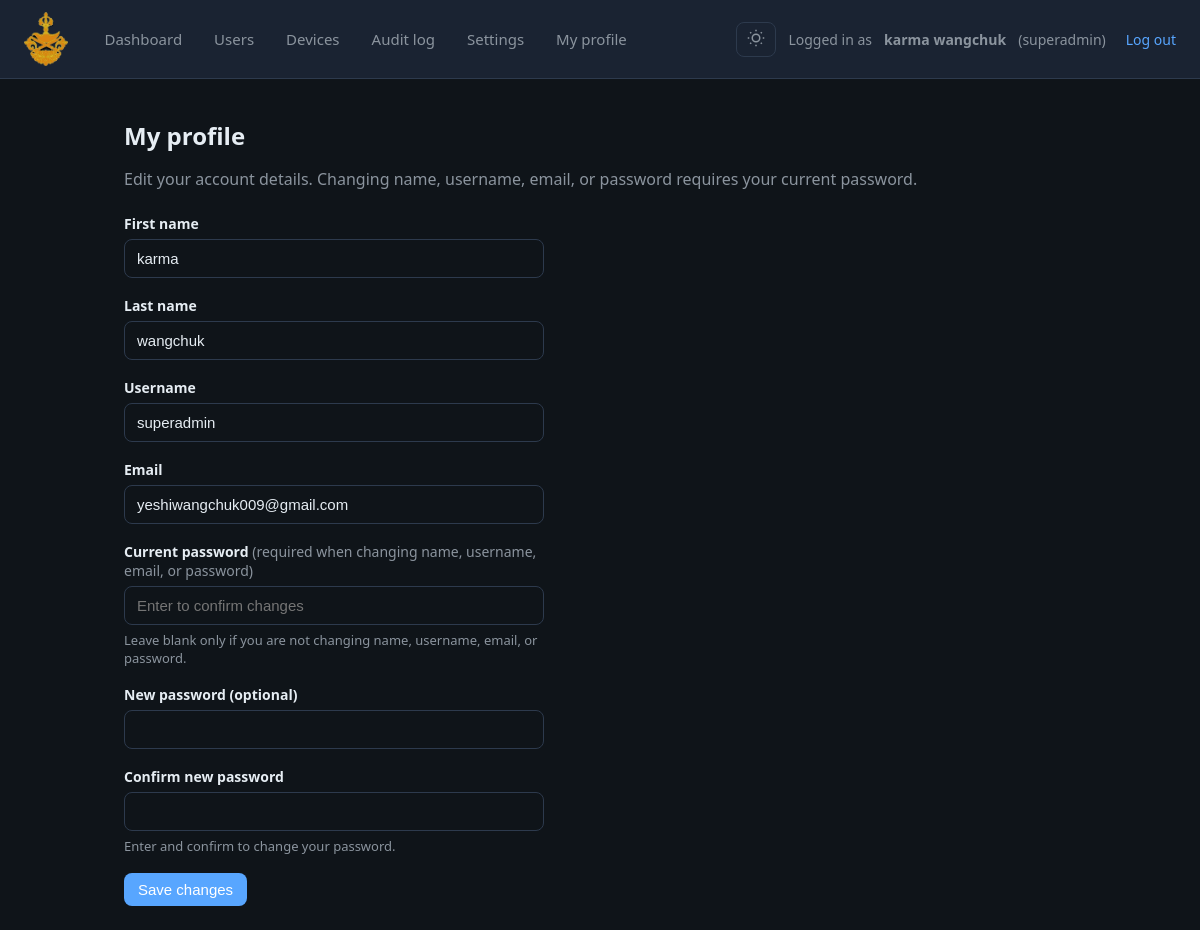
Page /dashboard/superadmin/profile/ (signed in) on the committed database.
### accounts/models.py (models this page shows, shortened)
class User(AbstractUser):
    role = models.CharField(
        max_length=20,
        choices=Role.choices,
        default=Role.USER,
    )
    is_active = models.BooleanField(default=True)
    email = models.EmailField(unique=True)
    force_password_change = models.BooleanField(
        default=False,
        help_text='If set, user must set a new password on next login (after OTP).',
    )
    created_by = models.ForeignKey(
        'self',
        null=True,
        blank=True,
        on_delete=models.SET_NULL,
        related_name='created_users',
        help_text='Admin who created this user (null if created by superadmin).',
    )
    wing = models.CharField(max_length=100, blank=True, help_text='Wing or department.')
    phone = models.CharField(max_length=32, blank=True, help_text='Phone number.')
    date_of_birth = models.DateField(null=True, blank=True, help_text='Date of birth.')
    employee_number = models.CharField(
        max_length=64,
        unique=True,
        null=True,
        blank=True,
        help_text='Employee number; used as username for employee login.',
    )
    is_approved = models.BooleanField(
        default=True,
        help_text='If False, user cannot log in until a superadmin approves (for admin-created users).',
    )
    class Meta:
        db_table = 'accounts_user'
        indexes = [
            models.Index(fields=['role']),
            models.Index(fields=['is_active']),
        ]

### accounts/views.py (the view, shortened to what this page needs)
# urls.py: path('dashboard/superadmin/profile/', views.superadmin_profile, name='superadmin_profile'),
@require_http_methods(['GET', 'POST'])
@role_required(Role.SUPERADMIN)
def superadmin_profile(request):
    user = request.user
    if request.method == 'GET':
        return render(request, 'accounts/superadmin_profile.html', {
            'form_data': {
                'first_name': user.first_name or '',
                'last_name': user.last_name or '',
                'username': user.username,
                'email': user.email or '',
            },
        })

### accounts/rbac.py (called while the page is built)
def role_required(*allowed_roles: str):
    allowed = set(allowed_roles)
    def decorator(view_func):
        @wraps(view_func)
        def _wrapped_view(request, *args, **kwargs):
            if not request.user.is_authenticated:
                login_url = reverse('accounts:login')
                return redirect(f'{login_url}?{REDIRECT_FIELD_NAME}={request.get_full_path()}')
            if request.user.role not in allowed:
                return redirect(get_dashboard_url_for_role(request.user.role))
            return view_func(request, *args, **kwargs)
        return _wrapped_view
    return decorator

### templates/accounts/superadmin_profile.html (shortened to what this page needs)
{% extends "base_dashboard.html" %}
{% block nav %}
  <a href="{% url 'accounts:superadmin_dashboard' %}">Dashboard</a>
  <a href="{% url 'accounts:superadmin_user_list' %}">Users</a>
  <a href="{% url 'accounts:superadmin_device_list' %}">Devices</a>
  <a href="{% url 'accounts:superadmin_audit_log' %}">Audit log</a>
  <a href="{% url 'accounts:superadmin_settings' %}">Settings</a>
  <a href="{% url 'accounts:superadmin_profile' %}">My profile</a>
{% endblock %}
{% block content %}
<h1 class="page-title">My profile</h1>
<p class="page-desc">Edit your account details. Changing name, username, email, or password requires your current password.</p>
<form method="post" class="profile-form">
  <div class="form-group">
    <label for="first_name">First name</label>
    <input type="text" id="first_name" name="first_name" value="{{ form_data.first_name }}" autocomplete="given-name">
  </div>
  <div class="form-group">
    <label for="last_name">Last name</label>
    <input type="text" id="last_name" name="last_name" value="{{ form_data.last_name }}" autocomplete="family-name">
  </div>
  <div class="form-group">
    <label for="username">Username</label>
    <input type="text" id="username" name="username" value="{{ form_data.username }}" autocomplete="username">
  </div>
  <div class="form-group">
    <label for="email">Email</label>
    <input type="email" id="email" name="email" value="{{ form_data.email }}" autocomplete="email">
  </div>
  <div class="form-group">
    <label for="password">Current password <span style="color:var(--text-muted); font-weight:400;">(required when changing name, username, email, or password)</span></label>
    <input type="password" id="password" name="password" autocomplete="current-password" placeholder="Enter to confirm changes">
    <p class="form-hint">Leave blank only if you are not changing name, username, email, or password.</p>
  </div>
  <div class="form-group">
    <label for="new_password">New password (optional)</label>
    <input type="password" id="new_password" name="new_password" autocomplete="new-password">
  </div>
  <div class="form-group">
    <label for="confirm_password">Confirm new password</label>
    <input type="password" id="confirm_password" name="confirm_password" autocomplete="new-password">
    <p class="form-hint">Enter and confirm to change your password.</p>
  </div>
  <button type="submit" class="btn">Save changes</button>
</form>
{% endblock %}

### templates/base_dashboard.html (shortened to what this page needs)
<!DOCTYPE html>
{% load static %}
<html lang="en">
<head>
</head>
<body>
  <header class="header">
    <div class="header-left">
      <img src="{% static 'images/logo.png' %}" alt="IMS" class="app-logo">
      <nav class="nav">{% block nav %}{% endblock %}</nav>
    </div>
    <div class="header-right" style="display:flex; align-items:center; gap:12px;">
      <button type="button" id="theme-toggle" aria-label="Toggle dark/light mode" title="Toggle dark/light mode" style="background:var(--surface); border:1px solid var(--border); border-radius:8px; padding:6px 10px; cursor:pointer; color:var(--text-muted); display:flex; align-items:center; justify-content:center;">
        <span class="theme-icon-light" style="display:none;"></span>
      </button>
      Logged in as <strong>{{ user.wing|default:user.get_full_name|default:user.username }}</strong> ({{ user.username }})
      <a href="{% url 'accounts:logout' %}">Log out</a>
    </div>
  </header>
  <main class="main">
    {% block content %}{% endblock %}
  </main>
</body>
</html>

### templates/base_dashboard.html (style rules this page uses)
:root, [data-theme="dark"] { --bg: #0f1419; --surface: #1a2332; --border: #2d3a4d; --text: #e6edf3; --text-muted: #8b949e; --accent: #58a6ff; --accent-hover: #79b8ff; --hover-overlay: rgba(255,255,255,0.06); --table-hover: rgba(255,255,255,0.02); --card-shadow: 0 4px 20px rgba(0,0,0,0.2); }
* { box-sizing: border-box; }
body { margin: 0; font-family: 'Segoe UI', system-ui, sans-serif; background: var(--bg); color: var(--text); min-height: 100vh; }
.header { background: var(--surface); border-bottom: 1px solid var(--border); padding: 12px 24px; display: flex; align-items: center; justify-content: space-between; flex-wrap: wrap; gap: 12px; }
.header-left { display: flex; align-items: center; gap: 24px; }
.app-logo { height: 54px; width: auto; display: block; object-fit: contain; }
.nav { display: flex; gap: 8px; }
.nav a { padding: 8px 12px; color: var(--text-muted); text-decoration: none; border-radius: 6px; font-size: 0.9375rem; }
.header-right { color: var(--text-muted); font-size: 0.875rem; }
.header-right a { color: var(--accent); text-decoration: none; margin-left: 8px; }
.main { max-width: 1000px; margin: 0 auto; padding: 24px; }
.page-title { font-size: 1.5rem; font-weight: 600; margin-bottom: 8px; }
.page-desc { color: var(--text-muted); margin-bottom: 24px; }
.btn { display: inline-block; padding: 8px 14px; font-size: 0.9375rem; border-radius: 8px; text-decoration: none; border: none; cursor: pointer; background: var(--accent); color: #fff; }

### templates/accounts/superadmin_profile.html (style rules this page uses)
.profile-form { max-width: 420px; }
.form-group { margin-bottom: 18px; }
.form-group label { display: block; font-weight: 600; font-size: 0.875rem; margin-bottom: 6px; color: var(--text); }
.form-group input { width: 100%; padding: 10px 12px; font-size: 0.9375rem; border: 1px solid var(--border); border-radius: 8px; background: var(--bg); color: var(--text); }
.form-hint { font-size: 0.8125rem; color: var(--text-muted); margin-top: 6px; }

### rows in the picture
User: wing "karma wangchuk", username "superadmin", first_name "karma", last_name "wangchuk", email "yeshiwangchuk009@gmail.com"
